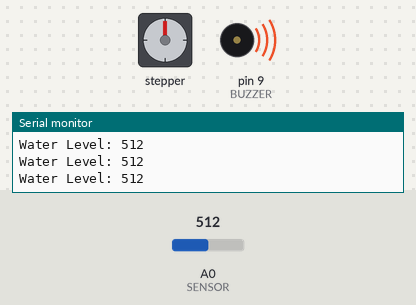
Recording of a sketch running on a simulated Arduino Uno, built with avr-gcc and run on an emulated ATmega328P. Shown: stepper motor, buzzer (waves = sounding), the last lines printed to the serial monitor. Wiring (inferred from the names in the program): stepper motor driver (200 steps per turn assumed): step pin 3; direction pin 4. The test bench sets the inputs (shaded band); at power-on: A0 (SENSOR) = 512.

Above: at 14.4 s.
14.5 s: A0 (SENSOR) set to 582
17.5 s: A0 (SENSOR) set to 616
At 18.0 s:
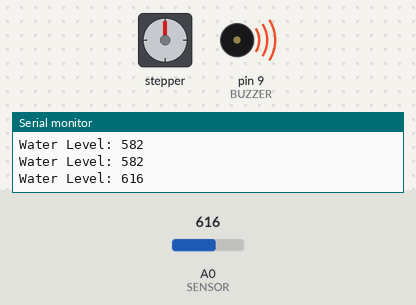
29.5 s: A0 (SENSOR) set to 590
At 32.1 s:
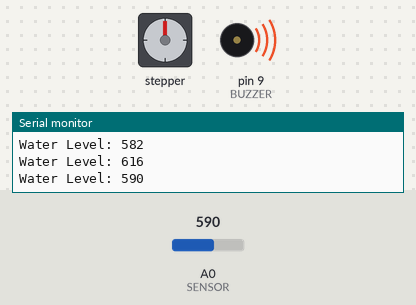
Timing chart, 0 to 46.2 s (numbered marks = the images above; inputs shaded):
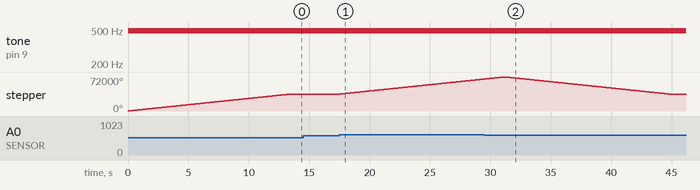

Measured:
- after the input at 17.5 s, stepper: keeps turning clockwise at about 2663°/s, starting after 0.08 s
- by itself, stepper: turns 36000° clockwise in 13.5 s

The sketch:

working.ino
```cpp
// ------------------ PIN SETUP -------------------
#define STEP_PIN 3
#define DIR_PIN 4
#define SENSOR A0
#define BUZZER 9     // MUST be a PWM pin (3,5,6,9,10,11)

// ------------------ MOTOR SPEED -----------------
int motorSpeed = 3000;                 // steps per second
unsigned long stepDelay;

// ------------------ HEIGHTS (Lead screw pitch 8mm) ------------------
// 400 steps per mm (1/16 microstep)
long height0 = 4000;                      // 0 cm
long height1 = 20000;                  // 7 cm  = 70mm × 400
long height2 = 40000;                  // 14 cm = 140mm × 400

long currentPos = 0;

// ------------------ BUZZER VOLUME LEVELS ------------------
int lowVolume = 50;        // very soft beep
int mediumVolume = 70;     // soft-moderate
int highVolume = 100;      // louder (but not max)

// -------------------------------------------------------------

void setup() {
  pinMode(STEP_PIN, OUTPUT);
  pinMode(DIR_PIN, OUTPUT);
  pinMode(BUZZER, OUTPUT);

  Serial.begin(9600);

  stepDelay = 1000000UL / motorSpeed;   // speed control
}

void loop() {

  int water = analogRead(SENSOR);
  Serial.print("Water Level: ");
  Serial.println(water);

  long targetPos = currentPos;

  // ---------------- WATER LEVEL → HEIGHT + BUZZER ----------------
  if (water >= 30 && water <= 300) {
    targetPos = height0;

    // Softest buzzer
    analogWrite(BUZZER, lowVolume);
  }
  else if (water >= 300 && water <= 600) {
    targetPos = height1;

    // Medium buzzer intensity
    analogWrite(BUZZER, mediumVolume);
  }
  else if (water > 600) {
    targetPos = height2;

    // Slightly louder warning buzzer
    analogWrite(BUZZER, highVolume);
  }
  else {
    analogWrite(BUZZER, 0);  // OFF if water < 50
  }

  // Move stepper to the required height
  moveToPosition(targetPos);

  delay(150);
}

// ------------------ MOVE STEPPER FUNCTION ------------------

void moveToPosition(long target) {

  if (target > currentPos) {
    digitalWrite(DIR_PIN, HIGH);   // UP
    for (long i = currentPos; i < target; i++) {
      stepMotor();
    }
  }
  else if (target < currentPos) {
    digitalWrite(DIR_PIN, LOW);    // DOWN
    for (long i = currentPos; i > target; i--) {
      stepMotor();
    }
  }

  currentPos = target;
}

// ------------------ ONE STEP PULSE ------------------

void stepMotor() {
  digitalWrite(STEP_PIN, HIGH);
  delayMicroseconds(stepDelay);
  digitalWrite(STEP_PIN, LOW);
  delayMicroseconds(stepDelay);
}
```
